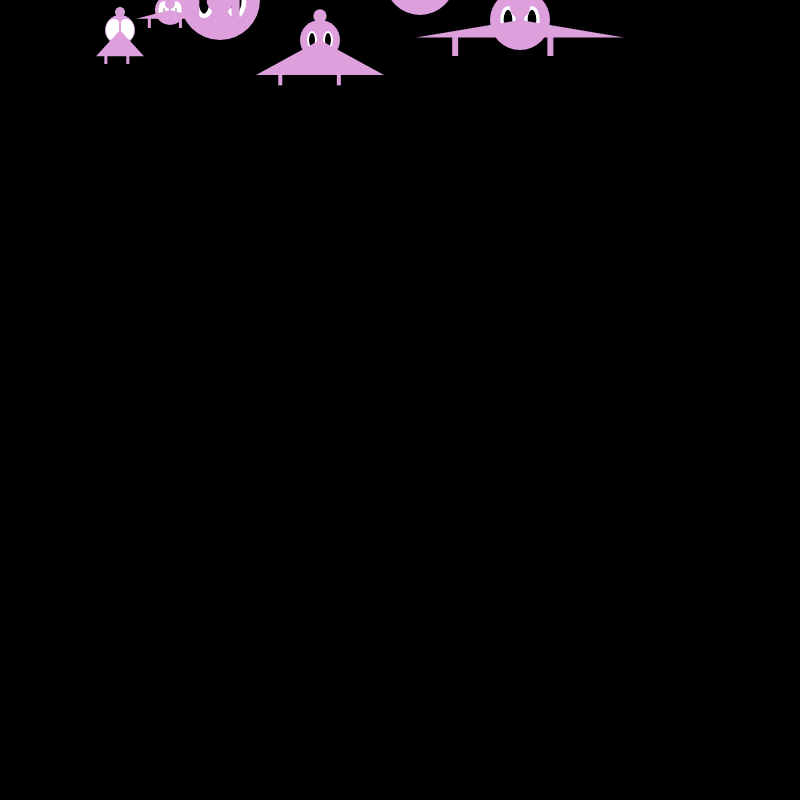
Frame 1 (no input)
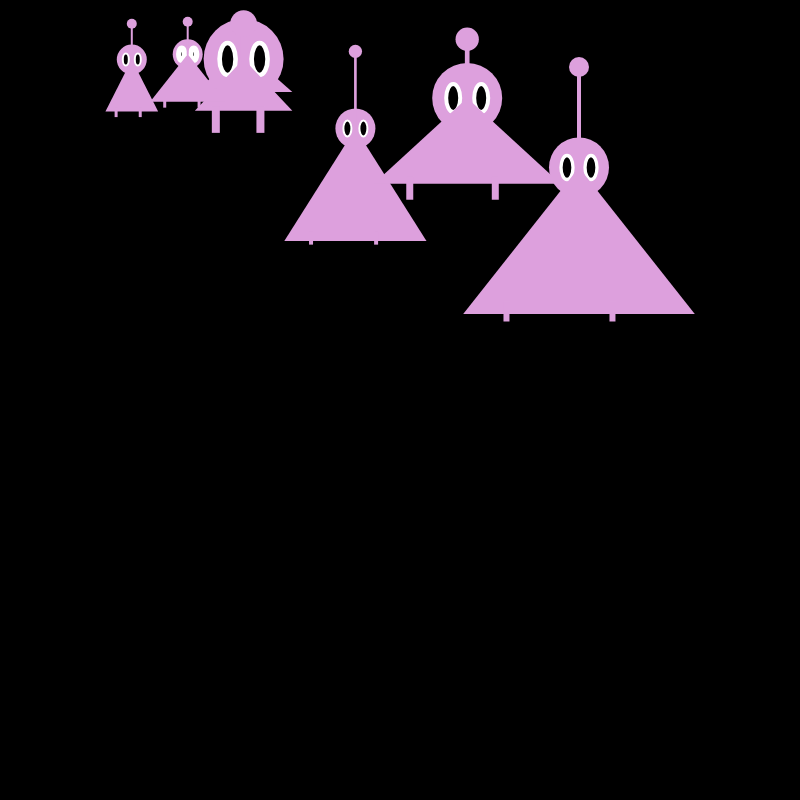
Frame 60 (no input)
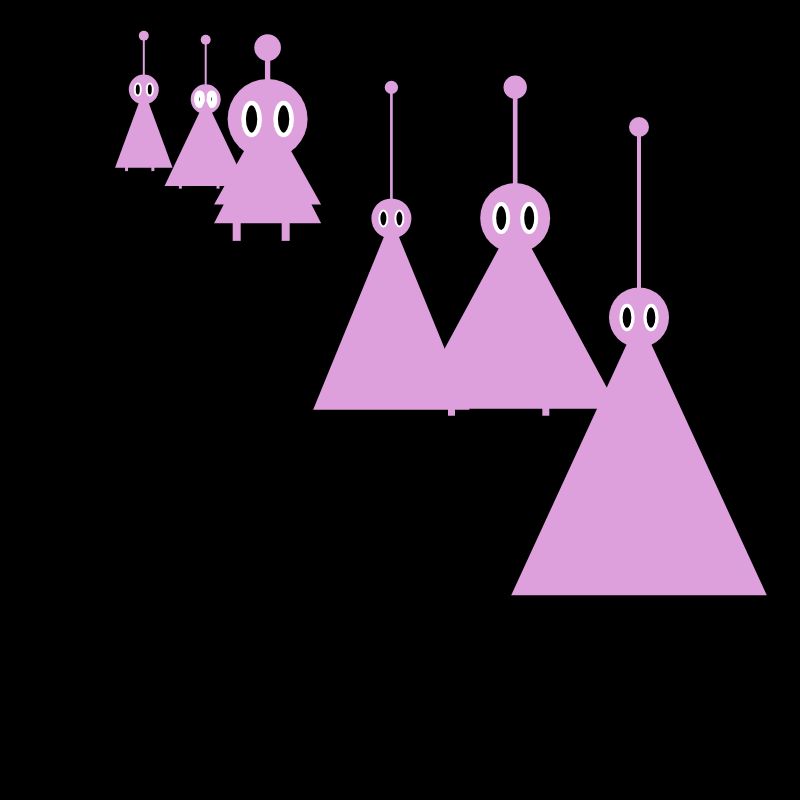
Frame 120 (the mouse pressed at the canvas centre since frame 60)

The p5.js sketch that drew these frames (run headless with seeded random() and noise() and a simulated clock; from frame 60 on, the mouse is pressed at the canvas centre):

// p5.js sketch
// ── sketch.js
function setup() {
    createCanvas(800, 800);
    //background('black');
    //alien(600, 200, 150, 0, 0);
    gren(250,200,150);
    //semi-working but flawed
    //gren(250, 200, 150);

}
/*
function gren(x) {
//function gren(x, y, size)
//need to make body change properly based on size
    fill(50, 186, 78);
    
    y = x/1.25
    size = y*.75

    ellipse(x, y, size); //face
    fill('black');
    stroke('white');
    //rotate();
    ellipse(x - size/5, y, size/5, size/2.5); //left eye
    ellipse(x + size/5, y, size/5, size/2.5); //right eye
    noStroke();
    fill(50, 186, 78);
    triangle(x-x/5, y*1.875, x, y, x+x/5, y*1.875); //body
    rect(x - 8, y/2.5, size/10, size/3); //antenna
    ellipse(x, y/2.5, size/3); //antenna top

    rect(x/1.15, y*1.8, size/10, size/3); //left leg
    rect(x/.95, y*1.8, size/10, size/3); //right leg
}
*/

function gren(x, y, size) {
    fill('plum')
    noStroke();
    ellipse(x, y, size); //face
    fill('black');
    stroke('white');
    //rotate();
    ellipse(x - size/5, y, size/5, size/2.5); //left eye
    ellipse(x + size/5, y, size/5, size/2.5); //right eye
    noStroke();
    fill('plum');
    triangle(x-x/5, y*1.875, x, y, x+x/5, y*1.875); //body
    strokeWeight(size/15);
    stroke('plum');
    line(x, y/2.5, x, y);
    //rect(x - 8, y/2.5, size/10, size/3); //antenna
    noStroke();
    ellipse(x, y/2.5, size/3); //antenna top

    rect(x/1.15, y*1.8, size/10, size/3); //left leg
    rect(x/.95, y*1.8, size/10, size/3); //right leg
}


/*
function gren(x, y, size, xbody, ybody) {
    fill(50, 186, 78);

    ellipse(x, y, size); //face
    fill('black');
    stroke('white');
    //rotate();
    ellipse(x - size/5, y, size/5, size/2.5); //left eye
    ellipse(x + size/5, y, size/5, size/2.5); //right eye
    noStroke();
    fill(50, 186, 78);
    triangle(x-50 + xbody, y*1.875 + ybody, x + xbody, y + ybody, x+50 + xbody, y*1.875 + ybody); //body
    rect(x - 8 + xbody, y/2.5 + ybody, size/10, size/3); //antenna
    ellipse(x + xbody, y/2.5 + ybody, size/3); //antenna top

    rect(x/1.15 + xbody, y*1.8 + ybody, size/10, size/3); //left leg
    rect(x/.95 + xbody, y*1.8 + ybody, size/10, size/3); //right leg
}
*/
// ── sketchhw.js
var sizes = [30, 40, 50, 60, 70, 80, 30];
var yposition = [30, 40, -10, 20, -20, 0, 10];
var speed = [1, 3, 2, 5, 4, 2, 1.5];
var xposition = [1, 3, 2, 5, 4, 2, 1.5];

function setup() {
    createCanvas(800, 800);

}

function draw() {
    background('black');
    //gren(x,y);
	
	for (let i = 0; i < yposition.length; i++) {
		gren(20 + xposition[i] * 100, yposition[i], sizes[i]);
        
       
        
        xposition[i] += (speed[i])/500;
		yposition[i] += (speed[i])/2;
        //sizes[i] += speed[i];
	}
}

function gren(x, y, size) {


    //size = y * .75

    fill('plum')
    noStroke();
    ellipse(x, y, size); //face
    fill('black');
    //rotate();
    ellipse(x - size / 5, y, size / 5, size / 2.5); //left eye
    ellipse(x + size / 5, y, size / 5, size / 2.5); //right eye
    noStroke();
    fill('plum');
    strokeWeight(size / 15);
    stroke('plum');
    line(x, y / 2.5, x, y);
    noStroke();
    ellipse(x, y / 2.5, size / 3); //antenna top
}
